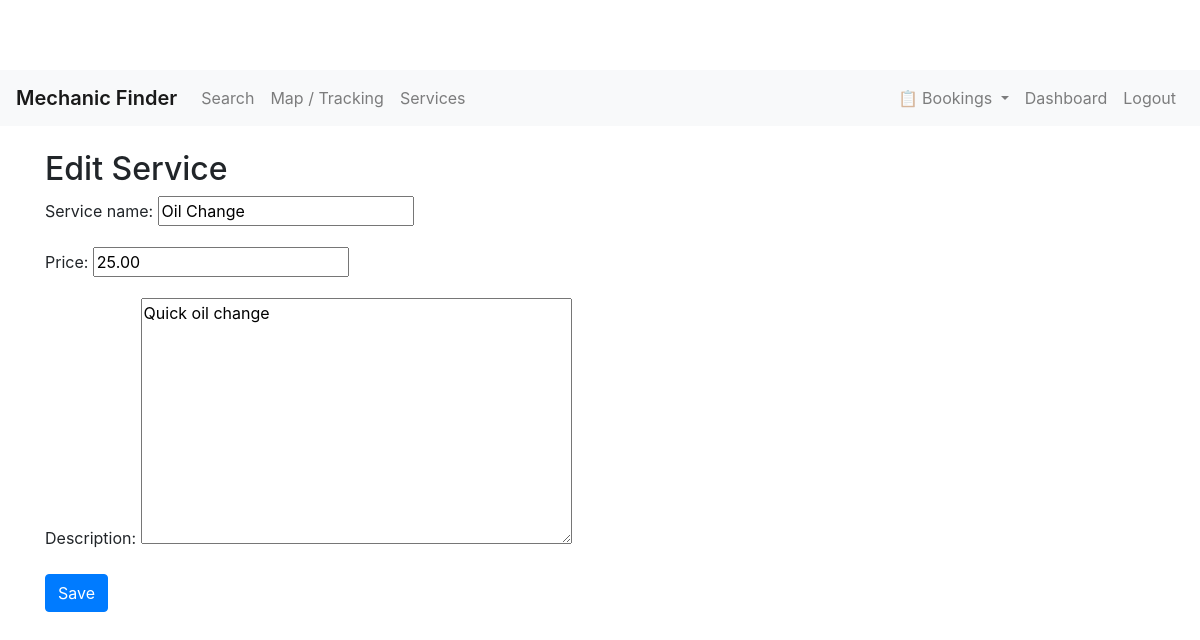
Page /service/1/edit/ (signed in) on the committed database.
### service/models.py (models this page shows, shortened)
class MechanicService(models.Model):
    mechanic = models.ForeignKey(UserProfile, on_delete=models.CASCADE, related_name='services')
    service_name = models.CharField(max_length=255)
    price = models.DecimalField(max_digits=7, decimal_places=2)
    description = models.TextField(blank=True)

### service/views.py (the view)
# urls.py: path('service/<int:pk>/edit/', views.service_edit, name='service_edit'),
@login_required
def service_edit(request, pk):
    svc = get_object_or_404(MechanicService, pk=pk)
    if svc.mechanic.user != request.user:
        return HttpResponseForbidden('You do not have permission to edit this service')
    if request.method == 'POST':
        form = MechanicServiceForm(request.POST, instance=svc)
        if form.is_valid():
            form.save()
            messages.success(request, 'Service updated')
            return redirect('service:dashboard_mechanic')
    else:
        form = MechanicServiceForm(instance=svc)
    return render(request, 'service_form.html', {'form': form, 'action': 'Edit Service'})

### service/forms.py
class MechanicServiceForm(forms.ModelForm):
    class Meta:
        model = MechanicService
        fields = ['service_name', 'price', 'description']

### templates/service_form.html (shortened to what this page needs)
{% extends 'base.html' %}
{% block content %}
  <h2>{{ action }}</h2>
  <form method="post">
    {{ form.as_p }}
    <button class="btn btn-primary">Save</button>
  </form>
{% endblock %}

### static/css/site.css (style rules this page uses)
body { padding-top: 70px; }

### rows in the picture
MechanicService: service_name "Oil Change", price "25.00", description "Quick oil change"

### other values in the picture
{{ action }} "Edit Service"
